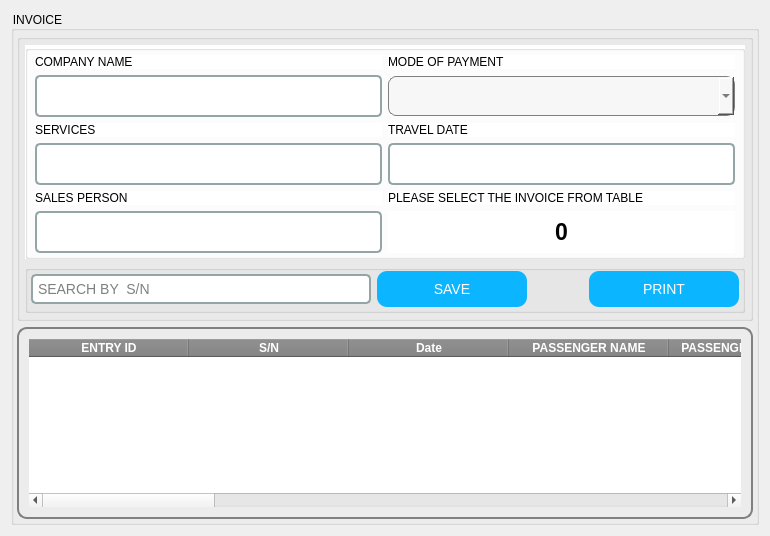
         <widget class="QWidget" name="invoice">
          <layout class="QVBoxLayout" name="verticalLayout_6">
           <item>
            <widget class="QGroupBox" name="groupBox_18">
             <property name="styleSheet">
              <string notr="true">color:rgb(0, 0, 0);</string>
             </property>
             <property name="title">
              <string>INVOICE</string>
             </property>
             <layout class="QVBoxLayout" name="verticalLayout_13">
              <property name="leftMargin">
               <number>3</number>
              </property>
              <property name="topMargin">
               <number>3</number>
              </property>
              <property name="rightMargin">
               <number>3</number>
              </property>
              <property name="bottomMargin">
               <number>3</number>
              </property>
              <item alignment="Qt::AlignLeft">
               <widget class="QGroupBox" name="groupBox_19">
                <property name="styleSheet">
                 <string notr="true">margin:0px;
padding:0px</string>
                </property>
                <property name="title">
                 <string/>
                </property>
                <layout class="QGridLayout" name="gridLayout_7">
                 <property name="leftMargin">
                  <number>5</number>
                 </property>
                 <property name="topMargin">
                  <number>5</number>
                 </property>
                 <property name="rightMargin">
                  <number>5</number>
                 </property>
                 <property name="bottomMargin">
                  <number>5</number>
                 </property>
                 <item row="1" column="0" alignment="Qt::AlignHCenter">
                  <widget class="QGroupBox" name="groupBox_20">
                   <property name="styleSheet">
                    <string notr="true">padding:0px;margin:0px</string>
                   </property>
                   <property name="title">
                    <string/>
                   </property>
                   <layout class="QHBoxLayout" name="horizontalLayout_8">
                    <property name="leftMargin">
                     <number>5</number>
                    </property>
                    <property name="topMargin">
                     <number>5</number>
                    </property>
                    <property name="rightMargin">
                     <number>5</number>
                    </property>
                    <property name="bottomMargin">
                     <number>5</number>
                    </property>
                    <item>
                     <widget class="QLineEdit" name="lineEdit_inv_searchbar">
                      <property name="minimumSize">
                       <size>
                        <width>340</width>
                        <height>30</height>
                       </size>
                      </property>
                      <property name="styleSheet">
                       <string notr="true">QLineEdit, QTextEdit {
            font-size: 14px;
            padding: 3px;
            border: 2px solid #95a5a6;
            border-radius: 5px;
        }</string>
                      </property>
                      <property name="placeholderText">
                       <string>SEARCH BY  S/N</string>
                      </property>
                     </widget>
                    </item>
                    <item>
                     <widget class="QPushButton" name="pushButton_inv_save">
                      <property name="minimumSize">
                       <size>
                        <width>150</width>
                        <height>0</height>
                       </size>
                      </property>
                      <property name="styleSheet">
                       <string notr="true">QPushButton {
            font-size: 14px;
            padding: 10px 10px;
            border-radius: 10px;
            color: white;
            background-color: #0BB5FF;
        }
        QPushButton:hover {
            background-color: #00688B;
        }</string>
                      </property>
                      <property name="text">
                       <string>SAVE</string>
                      </property>
                     </widget>
                    </item>
                    <item>
                     <widget class="QLabel" name="label_entry_id_3">
                      <property name="minimumSize">
                       <size>
                        <width>50</width>
                        <height>0</height>
                       </size>
                      </property>
                      <property name="font">
                       <font>
                        <pointsize>22</pointsize>
                        <weight>75</weight>
                        <bold>true</bold>
                       </font>
                      </property>
                      <property name="styleSheet">
                       <string notr="true">color:rgb(0, 0, 0)</string>
                      </property>
                      <property name="text">
                       <string/>
                      </property>
                      <property name="alignment">
                       <set>Qt::AlignCenter</set>
                      </property>
                     </widget>
                    </item>
                    <item>
                     <widget class="QPushButton" name="pushButton_inv_print">
                      <property name="minimumSize">
                       <size>
                        <width>150</width>
                        <height>0</height>
                       </size>
                      </property>
                      <property name="styleSheet">
                       <string notr="true">QPushButton {
            font-size: 14px;
            padding: 10px 10px;
            border-radius: 10px;
            color: white;
            background-color: #0BB5FF;
        }
        QPushButton:hover {
            background-color: #00688B;
        }</string>
                      </property>
                      <property name="text">
                       <string>PRINT</string>
                      </property>
                     </widget>
                    </item>
                   </layout>
                  </widget>
                 </item>
                 <item row="0" column="0">
                  <widget class="QGroupBox" name="groupBox_21">
                   <property name="styleSheet">
                    <string notr="true">margin:0px;
padding:0px;
background-color:white</string>
                   </property>
                   <property name="title">
                    <string/>
                   </property>
                   <layout class="QGridLayout" name="gridLayout_8">
                    <property name="bottomMargin">
                     <number>5</number>
                    </property>
                    <item row="2" column="2">
                     <widget class="QComboBox" name="comboBox_payment_method">
                      <property name="minimumSize">
                       <size>
                        <width>0</width>
                        <height>40</height>
                       </size>
                      </property>
                      <property name="styleSheet">
                       <string notr="true">QComboBox {
    border: 1px solid gray;
    border-radius: 8px;
    padding: 4px 20px 4px 4px;
    font-size: 14px;
    font-weight: bold;
    color: #333333;
    background-color: #f7f7f7;
    selection-background-color: #c1c1c1;
}

QComboBox::down-arrow {
    
    width: 14px;
    height: 14px;
}

QComboBox::down-arrow:hover {
  
}

QComboBox QAbstractItemView {
    border: 1px solid gray;
    border-radius: 8px;
    font-size: 14px;
    color: #333333;
    background-color: #f7f7f7;
    selection-background-color: #c1c1c1;
}

QComboBox QAbstractItemView::item {
    padding: 4px;
}

QComboBox QAbstractItemView::item:selected {
    background-color: #c1c1c1;
}</string>
                      </property>
                     </widget>
                    </item>
                    <item row="4" column="0">
                     <widget class="QLineEdit" name="lineEdit_inv_s">
                      <property name="minimumSize">
                       <size>
                        <width>0</width>
                        <height>30</height>
                       </size>
                      </property>
                      <property name="styleSheet">
                       <string notr="true">QLineEdit, QTextEdit {
            font-size: 14px;
            padding: 10px;
            border: 2px solid #95a5a6;
            border-radius: 5px;
        }</string>
                      </property>
                      <property name="placeholderText">
                       <string/>
                      </property>
                     </widget>
                    </item>
                    <item row="4" column="2">
                     <widget class="QLineEdit" name="lineEdit_inv_tdate">
                      <property name="minimumSize">
                       <size>
                        <width>0</width>
                        <height>30</height>
                       </size>
                      </property>
                      <property name="styleSheet">
                       <string notr="true">QLineEdit, QTextEdit {
            font-size: 14px;
            padding: 10px;
            border: 2px solid #95a5a6;
            border-radius: 5px;
        }</string>
                      </property>
                      <property name="placeholderText">
                       <string/>
                      </property>
                     </widget>
                    </item>
                    <item row="3" column="0">
                     <widget class="QLabel" name="label_81">
                      <property name="styleSheet">
                       <string notr="true">color:rgb(0, 0, 0)</string>
                      </property>
                      <property name="text">
                       <string>SERVICES</string>
                      </property>
                     </widget>
                    </item>
                    <item row="2" column="0">
                     <widget class="QLineEdit" name="lineEdit_inv_cn">
                      <property name="minimumSize">
                       <size>
                        <width>0</width>
                        <height>30</height>
                       </size>
                      </property>
                      <property name="styleSheet">
                       <string notr="true">QLineEdit, QTextEdit {
            font-size: 14px;
            padding: 10px;
            border: 2px solid #95a5a6;
            border-radius: 5px;
        }</string>
                      </property>
                      <property name="placeholderText">
                       <string/>
                      </property>
                     </widget>
                    </item>
                    <item row="3" column="2">
                     <widget class="QLabel" name="label_82">
                      <property name="styleSheet">
                       <string notr="true">color:rgb(0, 0, 0)</string>
                      </property>
                      <property name="text">
                       <string>TRAVEL DATE</string>
                      </property>
                     </widget>
                    </item>
                    <item row="5" column="0">
                     <widget class="QLabel" name="label_87">
                      <property name="styleSheet">
                       <string notr="true">color:rgb(0, 0, 0)</string>
                      </property>
                      <property name="text">
                       <string>SALES PERSON</string>
                      </property>
                     </widget>
                    </item>
                    <item row="0" column="2">
                     <widget class="QLabel" name="label_80">
                      <property name="styleSheet">
                       <string notr="true">color:rgb(0, 0, 0)</string>
                      </property>
                      <property name="text">
                       <string>MODE OF PAYMENT</string>
                      </property>
                     </widget>
                    </item>
                    <item row="0" column="0">
                     <widget class="QLabel" name="label_79">
                      <property name="styleSheet">
                       <string notr="true">color:rgb(0, 0, 0)</string>
                      </property>
                      <property name="text">
                       <string>COMPANY NAME</string>
                      </property>
                     </widget>
                    </item>
                    <item row="6" column="0">
                     <widget class="QLineEdit" name="lineEdit_inv_sp">
                      <property name="minimumSize">
                       <size>
                        <width>0</width>
                        <height>30</height>
                       </size>
                      </property>
                      <property name="styleSheet">
                       <string notr="true">QLineEdit, QTextEdit {
            font-size: 14px;
            padding: 10px;
            border: 2px solid #95a5a6;
            border-radius: 5px;
        }</string>
                      </property>
                      <property name="placeholderText">
                       <string/>
                      </property>
                     </widget>
                    </item>
                    <item row="5" column="2">
                     <widget class="QLabel" name="label_88">
                      <property name="styleSheet">
                       <string notr="true">color:rgb(0, 0, 0)</string>
                      </property>
                      <property name="text">
                       <string>PLEASE SELECT THE INVOICE FROM TABLE</string>
                      </property>
                     </widget>
                    </item>
                    <item row="6" column="2">
                     <widget class="QLabel" name="label_inv_si">
                      <property name="font">
                       <font>
                        <pointsize>17</pointsize>
                        <weight>75</weight>
                        <bold>true</bold>
                       </font>
                      </property>
                      <property name="styleSheet">
                       <string notr="true">color:rgb(0, 0, 0)</string>
                      </property>
                      <property name="text">
                       <string>0</string>
                      </property>
                      <property name="alignment">
                       <set>Qt::AlignCenter</set>
                      </property>
                     </widget>
                    </item>
                   </layout>
                  </widget>
                 </item>
                </layout>
               </widget>
              </item>
              <item>
               <widget class="QTableWidget" name="tableWidget_invoice">
                <property name="styleSheet">
                 <string notr="true">QTableWidget {
        font-size: 20px;
        border-radius: 10px;
        border: 2px solid gray;
        padding: 10px;
    }
    QHeaderView::section {
        background-color: gray;
        color: white;
        font-weight: bold;
    }

QScrollBar:vertical {width: 6px;}
QScrollBar:horozontal {width: 6px;}</string>
                </property>
                <property name="autoScrollMargin">
                 <number>9</number>
                </property>
                <attribute name="horizontalHeaderCascadingSectionResizes">
                 <bool>false</bool>
                </attribute>
                <attribute name="horizontalHeaderMinimumSectionSize">
                 <number>0</number>
                </attribute>
                <attribute name="horizontalHeaderDefaultSectionSize">
                 <number>160</number>
                </attribute>
                <column>
                 <property name="text">
                  <string>ENTRY ID</string>
                 </property>
                </column>
                <column>
                 <property name="text">
                  <string>S/N</string>
                 </property>
                </column>
                <column>
                 <property name="text">
                  <string>Date</string>
                 </property>
                </column>
                <column>
                 <property name="text">
                  <string>PASSENGER NAME</string>
                 </property>
                </column>
                <column>
                 <property name="text">
                  <string>PASSENGER CONTACT</string>
                 </property>
                </column>
                <column>
                 <property name="text">
                  <string>TICKET / PNR</string>
                 </property>
                </column>
                <column>
                 <property name="text">
                  <string>SECTOR</string>
                 </property>
                </column>
                <column>
                 <property name="text">
                  <string>FARE</string>
                 </property>
                </column>
                <column>
                 <property name="text">
                  <string>TAXES</string>
                 </property>
                </column>
                <column>
                 <property name="text">
                  <string>NET</string>
                 </property>
                </column>
                <column>
                 <property name="text">
                  <string>REFUND</string>
                 </property>
                </column>
                <column>
                 <property name="text">
                  <string>SALES</string>
                 </property>
                </column>
                <column>
                 <property name="text">
                  <string>GOP</string>
                 </property>
                </column>
                <column>
                 <property name="text">
                  <string>TOTAL</string>
                 </property>
                </column>
                <column>
                 <property name="text">
                  <string>VENDRS</string>
                 </property>
                </column>
                <column>
                 <property name="text">
                  <string>CONTACTS</string>
                 </property>
                </column>
               </widget>
              </item>
             </layout>
            </widget>
           </item>
          </layout>
         </widget>
